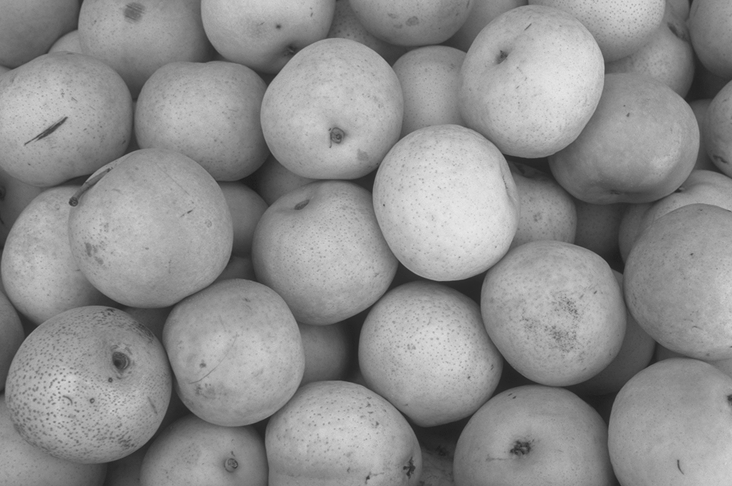
//> input picture Digital-Image-Processing/Assignments/Adaptive-Median-Filtering/Pears.tif, 732 x 486 px
$ ./CCL ../Adaptive-Median-Filtering/Pears.tif ../Adaptive-Median-Filtering/Pears.tif out.png   (built with g++ and OpenCV 4)
//> lines starting //> are read from the running program, lines starting //| are printed output that depends on the picture; after the words box and inside, x2 and y2 are one past the last pixel; in counts of white or black regions, pixels touching at a corner belong together
#include <stdio.h>
#include <opencv2/opencv.hpp>
#include <iostream> //these 2 headers are required to use the LABEL Matrix with my implementation
#include <vector>

using namespace std;
using namespace cv;

#define SIZE 2001 //allows for size of PARENT[] to be altered easily (still not dynamically) throughout the program if conditions were to change, and for computational ease, although it is more inefficient, I am extending the size to 2001 to skip index 0

typedef vector< vector<int> > Matrix;

Mat invertImage(Mat image, int invert);
int createCCL(Mat image, int PARENT[], int parentSize, Matrix& LABEL, int numRows, int numCols);
int unionComponents(int X, int Y, int PARENT[], int parentSize);
int findComponents(int X, int PARENT[], int parentSize);
int combineCCL(int PARENT[], int parentSize, Matrix& LABEL, int numRows, int numCols);
void getComponents(int COMPONENTS[], int componentsSize, int PARENT[], int parentSize);
void getAreas(Matrix& LABEL, int numRows, int numCols, int componentAreas[], int COMPONENTS[], int countComponents);
void getCentroids(Matrix& LABEL, int numRows, int numCols, int componentAreas[], double componentRCentroids[], double componentCCentroids[], int COMPONENTS[], int countComponents);
void getCovariances(Matrix& LABEL, int numRows, int numCols, int componentAreas[], double componentRCentroids[], double componentCCentroids[], double componentVRCovariances[], double componentVCCovariances[], double componentVRCCovariances[], int COMPONENTS[], int countComponents);
Mat colorizeImage(Mat image, Mat outputImage, int numRows, int numCols, Matrix& LABEL, int COMPONENTS[], int countComponents);

int main(int argc, char** argv )
{
    if ( argc != 3 && argc != 4 )
    {
        printf("Error: The CCL function requires 3 (or optionally 4) arguments: the file to run, [the optional invert flag that accepts either 0 or 1], the input image filename, and the output image filename!\n");
        return -1;
    }
    Mat image, outputImage;
    if(argc == 3)
    {
        image = imread(argv[1], 1);
        outputImage = imread(argv[1], 1);
        if (!image.data || !outputImage.data)
        {
            printf("No image data\n");
            return -1;
        }
        cvtColor(image, image, COLOR_RGB2GRAY); //this is in case images are not already binarized. Since images are opened in color, they are first converted to grayscale, and then the image is converted to binary using 128 as a threshold value
        threshold(image, image, 128, 255, THRESH_BINARY);
    }
    else
    {
        image = imread(argv[2], 1);
//> image is the input picture: 486 rows x 732 cols, CV_8UC3; min 28, max 232, mean 142.5
        outputImage = imread(argv[2], 1);
        if (!image.data || !outputImage.data)
        {
            printf("No image data\n");
            return -1;
        }
        cvtColor(image, image, COLOR_RGB2GRAY);
//> image: 486 rows x 732 cols, CV_8UC1
        threshold(image, image, 128, 255, THRESH_BINARY);
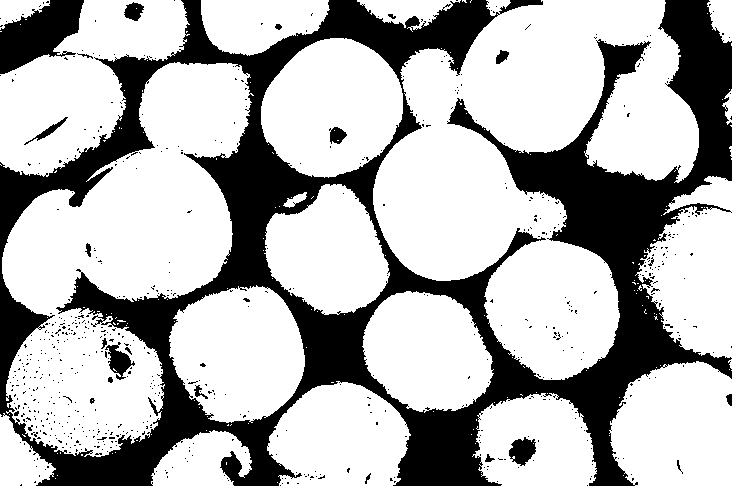
//> image: 486 rows x 732 cols, CV_8UC1; 70% white; 682 black regions (660 under 20 px), largest, box (x1, y1, x2, y2) and area: (0, 0, 732, 486) 99035, (0, 0, 84, 74) 3665, (509, 437, 536, 466) 517
        int invertFlag = atoi(argv[1]);
//> invertFlag = 0
        if(invertFlag != 0){
            image = invertImage(image, invertFlag);
        }
    }
    int PARENT[SIZE];
    int numRows = image.rows;
//> numRows = 486
    int numCols = image.cols;
//> numCols = 732
    Matrix LABEL( numRows,vector<int>(numCols,0)); //initializes all LABEL Matrix values to 0
    for(int i = 0; i < SIZE; i++)
    {
        PARENT[i] = -1;
    }
    int countIML = createCCL(image, PARENT, SIZE, LABEL, numRows, numCols);
//> the loop in createCCL, `for(int r = 0; r < numRows; r++)` made 486 passes
//> currentLabel on passes 1 to 3: 11, 11, 12
//> after the loop in createCCL, `for(int r = 0; r < numRows; r++)`: currentLabel = 728
//> PARENT = 2001 values, max 718 at index 636, min -1 at index 0, mean 94.65; countIML = 728
    int countComponents = combineCCL(PARENT, SIZE, LABEL, numRows, numCols);
//> the loop in combineCCL, `for(int i = 1; i < parentSize; i++)` made 2000 passes
//> j on passes 1 to 3: 0, 185, 185
//> after the loop in combineCCL, `while(PARENT[index] != -1 && index < parentSize)`: countComponents = 160; index = 729
//> PARENT = 2001 values, max 718 at index 525, min -1 at index 0, mean 146.4; countComponents = 160
    int COMPONENTS[countComponents];
    getComponents(COMPONENTS, countComponents, PARENT, SIZE);
//> after the loop in getComponents, `while(PARENT[index] != -1 && index < parentSize)`: index = 729
    int componentAreas[countComponents];
    double componentRCentroids[countComponents], componentCCentroids[countComponents], componentVRCovariances[countComponents], componentVCCovariances[countComponents], componentVRCCovariances[countComponents];
    for(int i = 0; i < countComponents; i++)
    {
        componentAreas[i] = 0;
        componentRCentroids[i] = 0.0;
        componentCCentroids[i] = 0.0;
        componentVRCovariances[i] = 0.0;
        componentVCCovariances[i] = 0.0;
        componentVRCCovariances[i] = 0.0;
    }
    getAreas(LABEL, numRows, numCols, componentAreas, COMPONENTS, countComponents);
    getCentroids(LABEL, numRows, numCols, componentAreas, componentRCentroids, componentCCentroids, COMPONENTS, countComponents);
    getCovariances(LABEL, numRows, numCols, componentAreas, componentRCentroids, componentCCentroids, componentVRCovariances, componentVCCovariances, componentVRCCovariances, COMPONENTS, countComponents);
    int iterator = countComponents;
//> iterator = 160
    if(countComponents > 10)
    {
        iterator = 10;
    }
    for(int i = 0; i < iterator - 1; i++)
    {
        for(int j = 0; j < iterator - i - 1; j++)
        {
            if(componentAreas[j] < componentAreas[j+1])
            {
                int tempArea = componentAreas[j];
                double tempRCentroid = componentRCentroids[j];
                double tempCCentroid = componentCCentroids[j];
                double tempVR = componentVRCovariances[j];
                double tempVC = componentVCCovariances[j];
                double tempVRC = componentVRCCovariances[j];
                componentAreas[j] = componentAreas[j+1];
                componentRCentroids[j] = componentRCentroids[j+1];
                componentCCentroids[j] = componentCCentroids[j+1];
                componentVRCovariances[j] = componentVRCovariances[j+1];
                componentVCCovariances[j] = componentVCCovariances[j+1];
                componentVRCCovariances[j] = componentVRCCovariances[j+1];
                componentAreas[j+1] = tempArea;
                componentRCentroids[j+1] = tempRCentroid;
                componentCCentroids[j+1] = tempCCentroid;
                componentVRCovariances[j+1] = tempVR;
                componentVCCovariances[j+1] = tempVC;
                componentVRCCovariances[j+1] = tempVRC;
            }
        }
    }
    cout << "Number of Components = " << countComponents << ", Number of Intermediate Labels = " << countIML << "\n";
//| Number of Components = 160, Number of Intermediate Labels = 728
    cout << "The object statistics are sorted in decreasing area, so object statistics may not appear in the same order as displayed\n";
    for(int i = 0; i < iterator; i++)
    {
        cout << "\nObject label " << i+1 << " is :\n";
        cout << "Area : " << componentAreas[i] << "\n";
        cout << "Centroid (r,c) : " << componentRCentroids[i] << "," << componentCCentroids[i] << "\n";
        cout << "Covariance (2x2 Matrix) (vr vrc vrc vc) : " << componentVRCovariances[i] << " " << componentVRCCovariances[i] << " " << componentVRCCovariances[i] << " " << componentVCCovariances[i] << "\n";
    }
    outputImage = colorizeImage(image, outputImage, numRows, numCols, LABEL, COMPONENTS, countComponents);
//> after the loop in colorizeImage, `for(int r = 0; r < numRows; r++)`:
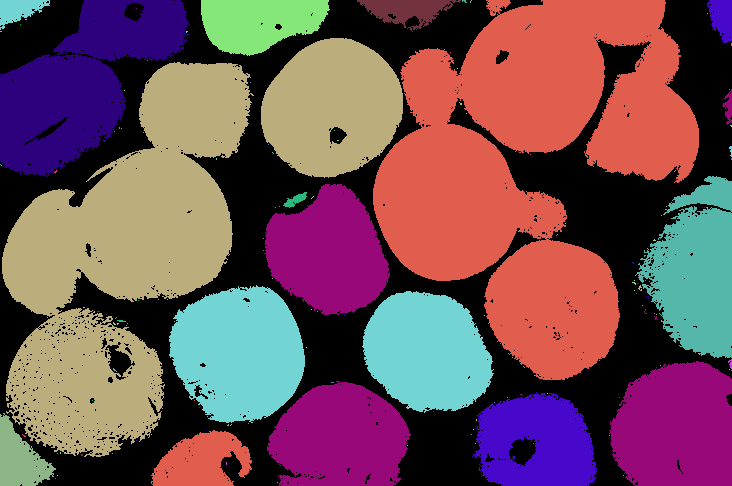
//> outputImage: 486 rows x 732 cols, CV_8UC3; mean B, G, R 87.5, 79.1, 114.8
    if(argc == 3)
    {
        imwrite(argv[2], outputImage);
        namedWindow(argv[2], WINDOW_AUTOSIZE);
        imshow(argv[2], outputImage);
    }
    else
    {
        imwrite(argv[3], outputImage);
        namedWindow(argv[3], WINDOW_AUTOSIZE);
        imshow(argv[3], outputImage);
    }
    waitKey(0);
    return 0;
}

Mat invertImage(Mat image, int invert)
{
    int rows = image.rows;
    int columns = image.cols;
    for(int i = 0; i < rows; i++)
    {
        for(int j = 0; j < columns; j++)
        {
            if(image.at<uint8_t>(i,j) == 0)
            {
                image.at<uint8_t>(i,j) = 255;
            }
            else
            {
                image.at<uint8_t>(i,j) = 0;
            }
        }
    }
    return image;
}

int createCCL(Mat image, int PARENT[], int parentSize, Matrix& LABEL, int numRows, int numCols)
{
    int currentLabel = 0;
    for(int r = 0; r < numRows; r++)
    {
        for(int c = 0; c < numCols; c++)
        {
            if(image.at<uint8_t>(r,c) == 255)
            {
                int labelToBeAssigned = 0;
                if(r == 0)
                {
                    if(c == 0)
                    {
                        ++currentLabel;
                        labelToBeAssigned = currentLabel;
                        PARENT[labelToBeAssigned] = 0;
                    }
                    if(c != 0 && image.at<uint8_t>(r,c-1) == 0)
                    {
                        ++currentLabel;
                        labelToBeAssigned = currentLabel;
                        PARENT[labelToBeAssigned] = 0;
                    }
                    if(c != 0 && image.at<uint8_t>(r,c-1) == 255)
                    {
                        labelToBeAssigned = LABEL[r][c-1];
                    }
                }
                if(c == 0 && r != 0)
                {
                    if(image.at<uint8_t>(r-1,c) == 0 && image.at<uint8_t>(r-1,c+1) == 0)
                    {
                        ++currentLabel;
                        labelToBeAssigned = currentLabel;
                        PARENT[labelToBeAssigned] = 0;
                    }
                    if(image.at<uint8_t>(r-1,c) == 255)
                    {
                        labelToBeAssigned = LABEL[r-1][c];
                    }
                    if(image.at<uint8_t>(r-1,c) == 0 && image.at<uint8_t>(r-1, c+1) == 255)
                    {
                        labelToBeAssigned = LABEL[r-1][c+1];
                    }
                }
                if(c == (numCols-1) && r != 0)
                {
                    if(image.at<uint8_t>(r,c-1) == 0 && image.at<uint8_t>(r-1,c-1) == 0 && image.at<uint8_t>(r-1,c) == 0)
                    {
                        ++currentLabel;
                        labelToBeAssigned = currentLabel;
                        PARENT[labelToBeAssigned] = 0;
                    }
                    if(image.at<uint8_t>(r-1,c) == 255)
                    {
                        labelToBeAssigned = LABEL[r-1][c];
                    }
                    if(image.at<uint8_t>(r-1,c-1) == 255 && image.at<uint8_t>(r-1,c) == 0)
                    {
                        labelToBeAssigned = LABEL[r-1][c-1];
                    }
                    if(image.at<uint8_t>(r,c-1) == 255 && image.at<uint8_t>(r-1,c-1) == 0 && image.at<uint8_t>(r-1, c) == 0)
                    {
                        labelToBeAssigned = LABEL[r][c-1];
                    }
                }
                if(r != 0 && c != 0 && c != (numCols-1)) //pixels that are not on edges that may cause indexing out of bounds
                {
                    if(image.at<uint8_t>(r,c-1) == 0 && image.at<uint8_t>(r-1,c-1) == 0 && image.at<uint8_t>(r-1,c) == 0 && image.at<uint8_t>(r-1,c+1) == 0)//case 1
                    {
                        ++currentLabel;
                        labelToBeAssigned = currentLabel;
                        PARENT[labelToBeAssigned] = 0;
                    }
                    if(image.at<uint8_t>(r-1,c) == 255) //cases 5, 6, 7, 8, 13, 14, 15, 16
                    {
                        labelToBeAssigned = LABEL[r-1][c];
                    }
                    if(image.at<uint8_t>(r-1,c-1) == 255 && image.at<uint8_t>(r-1,c+1) == 255 && image.at<uint8_t>(r-1,c) == 0) //cases 11 and 12
                    {
                        labelToBeAssigned = unionComponents(LABEL[r-1][c-1], LABEL[r-1][c+1], PARENT, parentSize);
                    }
                    if(image.at<uint8_t>(r-1,c+1) == 255 && image.at<uint8_t>(r,c-1) == 255 && image.at<uint8_t>(r-1,c-1) == 0 && image.at<uint8_t>(r-1,c) == 0) //case 10
                    {
                        labelToBeAssigned = unionComponents(LABEL[r-1][c+1], LABEL[r][c-1], PARENT, parentSize);
                    }
                    if(image.at<uint8_t>(r-1,c-1) == 255 && image.at<uint8_t>(r-1,c) == 0 && image.at<uint8_t>(r-1,c+1) == 0) //cases 3 and 4
                    {
                        labelToBeAssigned = LABEL[r-1][c-1];
                    }
                    if(image.at<uint8_t>(r-1,c+1) == 255 && image.at<uint8_t>(r-1,c-1) == 0 && image.at<uint8_t>(r-1,c) == 0 && image.at<uint8_t>(r,c-1) == 0) //case 9
                    {
                        labelToBeAssigned = LABEL[r-1][c+1];
                    }
                    if(image.at<uint8_t>(r,c-1) == 255 && image.at<uint8_t>(r-1,c-1) == 0 && image.at<uint8_t>(r-1,c) == 0 && image.at<uint8_t>(r-1,c+1) == 0) //case 2
                    {
                        labelToBeAssigned = LABEL[r][c-1];
                    }
                }
                LABEL[r][c] = labelToBeAssigned;
            }
        }
    }
    return currentLabel;
}

int unionComponents(int X, int Y, int PARENT[], int parentSize)
{
    int j = findComponents(X, PARENT, parentSize);
    int k = findComponents(Y, PARENT, parentSize);
    if(j != k)
    {
        PARENT[k] = j;
    }
    return j;
}

int findComponents(int X, int PARENT[], int parentSize)
{
    int j = X;
    while(PARENT[j] != 0)
    {
        j = PARENT[j];
    }
    return j;
}

int combineCCL(int PARENT[], int parentSize, Matrix& LABEL, int numRows, int numCols)
{
    for(int i = 1; i < parentSize; i++)
    {
        int j = PARENT[i];
        while(PARENT[j] != 0 && PARENT[j] != -1)
        {
            j = PARENT[j];
        }
        PARENT[i] = j;
    }
    for(int r = 0; r < numRows; r++)
    {
        for(int c = 0; c < numCols; c++)
        {
            LABEL[r][c] = findComponents(LABEL[r][c], PARENT, parentSize);
        }
    }
    int countComponents = 0, index = 1;
    while(PARENT[index] != -1 && index < parentSize)
    {
        if(PARENT[index] == 0)
        {
            ++countComponents;
        }
        ++index;
    }
    return countComponents;
}

void getComponents(int COMPONENTS[], int componentsSize, int PARENT[], int parentSize)
{
    int componentCount = 0, index = 1;
    while(PARENT[index] != -1 && index < parentSize)
    {
        if(PARENT[index] == 0)
        {
            COMPONENTS[componentCount] = index;
            ++componentCount;
        }
        ++index;
    }
}

void getAreas(Matrix& LABEL, int numRows, int numCols, int componentAreas[], int COMPONENTS[], int countComponents)
{
    for(int r = 0; r < numRows; r++)
    {
        for(int c = 0; c < numCols; c++)
        {
            if(LABEL[r][c] > 0)
            {
                int index = 0;
                while(LABEL[r][c] != COMPONENTS[index])
                {
                    ++index;
                }
                componentAreas[index] += 1;
            }
        }
    }
}

void getCentroids(Matrix& LABEL, int numRows, int numCols, int componentAreas[], double componentRCentroids[], double componentCCentroids[], int COMPONENTS[], int countComponents)
{
    for(int r = 0; r < numRows; r++)
    {
        for(int c = 0; c < numCols; c++)
        {
            if(LABEL[r][c] > 0)
            {
                int index = 0;
                while(LABEL[r][c] != COMPONENTS[index])
                {
                    ++index;
                }
                componentRCentroids[index] += c;
                componentCCentroids[index] += r;
            }
        }
    }
    for(int i = 0; i < countComponents; i++)
    {
        componentRCentroids[i] = componentRCentroids[i] / componentAreas[i];
        componentCCentroids[i] = componentCCentroids[i] / componentAreas[i];
    }
}

void getCovariances(Matrix& LABEL, int numRows, int numCols, int componentAreas[], double componentRCentroids[], double componentCCentroids[], double componentVRCovariances[], double componentVCCovariances[], double componentVRCCovariances[], int COMPONENTS[], int countComponents)
{
    for(int r = 0; r < numRows; r++)
    {
        for(int c = 0; c < numCols; c++)
        {
            if(LABEL[r][c] > 0)
            {
                int index = 0;
                while(LABEL[r][c] != COMPONENTS[index])
                {
                    ++index;
                }
                componentVRCovariances[index] += ((c - componentRCentroids[index])*(c - componentRCentroids[index]));
                componentVCCovariances[index] += ((r - componentCCentroids[index])*(r - componentCCentroids[index]));
                componentVRCCovariances[index] += ((c - componentRCentroids[index])*(r - componentCCentroids[index]));
            }
        }
    }
    for(int i = 0; i < countComponents; i++)
    {
        componentVRCovariances[i] = componentVRCovariances[i] / componentAreas[i];
        componentVCCovariances[i] = componentVCCovariances[i] / componentAreas[i];
        componentVRCCovariances[i] = componentVRCCovariances[i] / componentAreas[i];
    }
}

Mat colorizeImage(Mat image, Mat outputImage, int numRows, int numCols, Matrix& LABEL, int COMPONENTS[], int countComponents)
{
    int blue[20], green[20], red[20];
    srand(time(NULL));
    for(int i = 0; i < 20; i++)
    {
        blue[i] = rand() % 256;
        green[i] = rand() % 256;
        red[i] = rand() % 256;
    }
    for(int r = 0; r < numRows; r++)
    {
        for(int c = 0; c < numCols; c++)
        {
            if(image.at<uint8_t>(r,c) == 255)
            {
                int componentIndex = LABEL[r][c] % 20;
                outputImage.at<Vec3b>(r,c)[0] = blue[componentIndex];
                outputImage.at<Vec3b>(r,c)[1] = green[componentIndex];
                outputImage.at<Vec3b>(r,c)[2] = red[componentIndex];
            }
            else
            {
                outputImage.at<Vec3b>(r,c)[0] = 0;
                outputImage.at<Vec3b>(r,c)[1] = 0;
                outputImage.at<Vec3b>(r,c)[2] = 0;
            }
        }
    }
    return outputImage;
}
